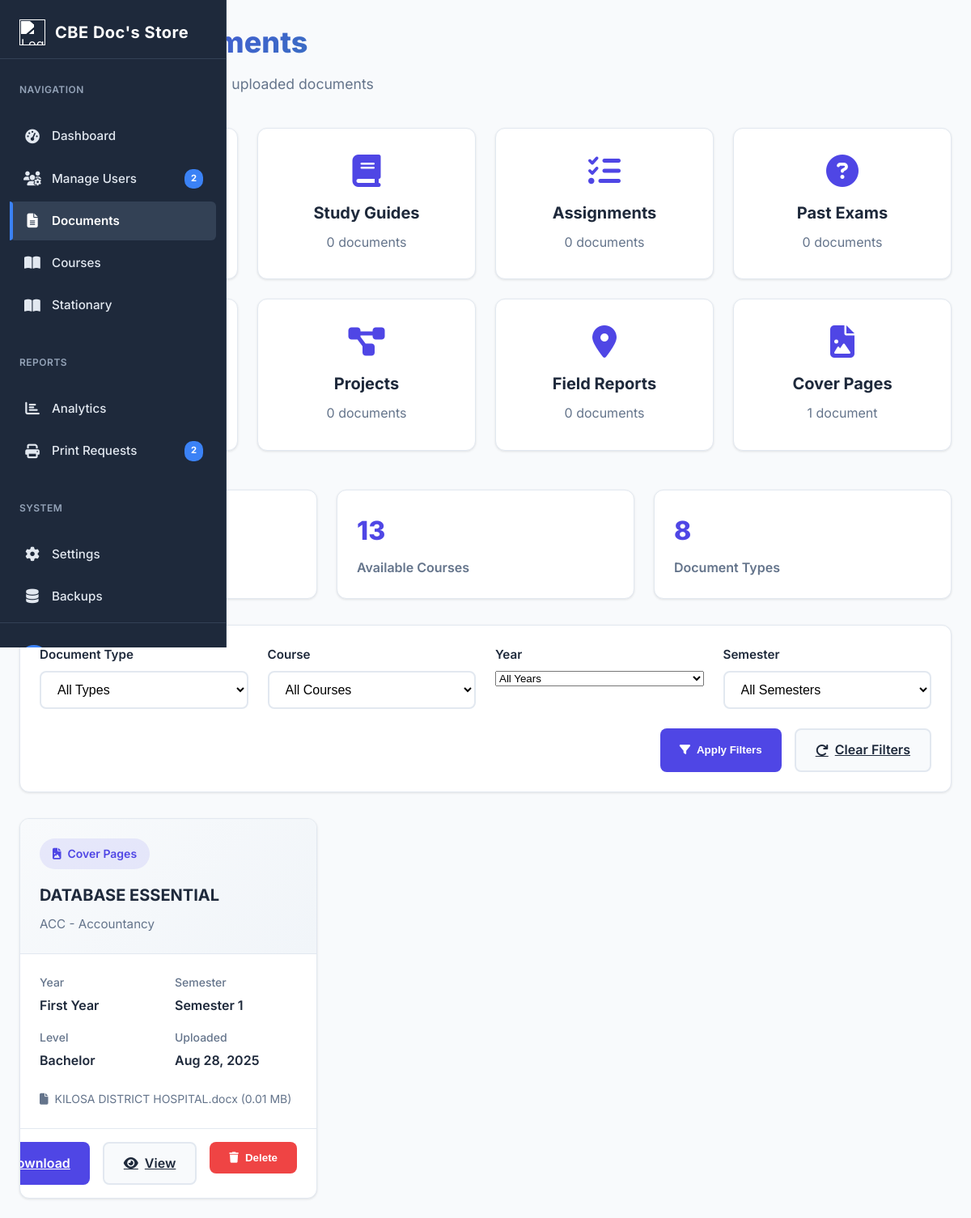
The app's page /admin/manage_documents.php, older data.
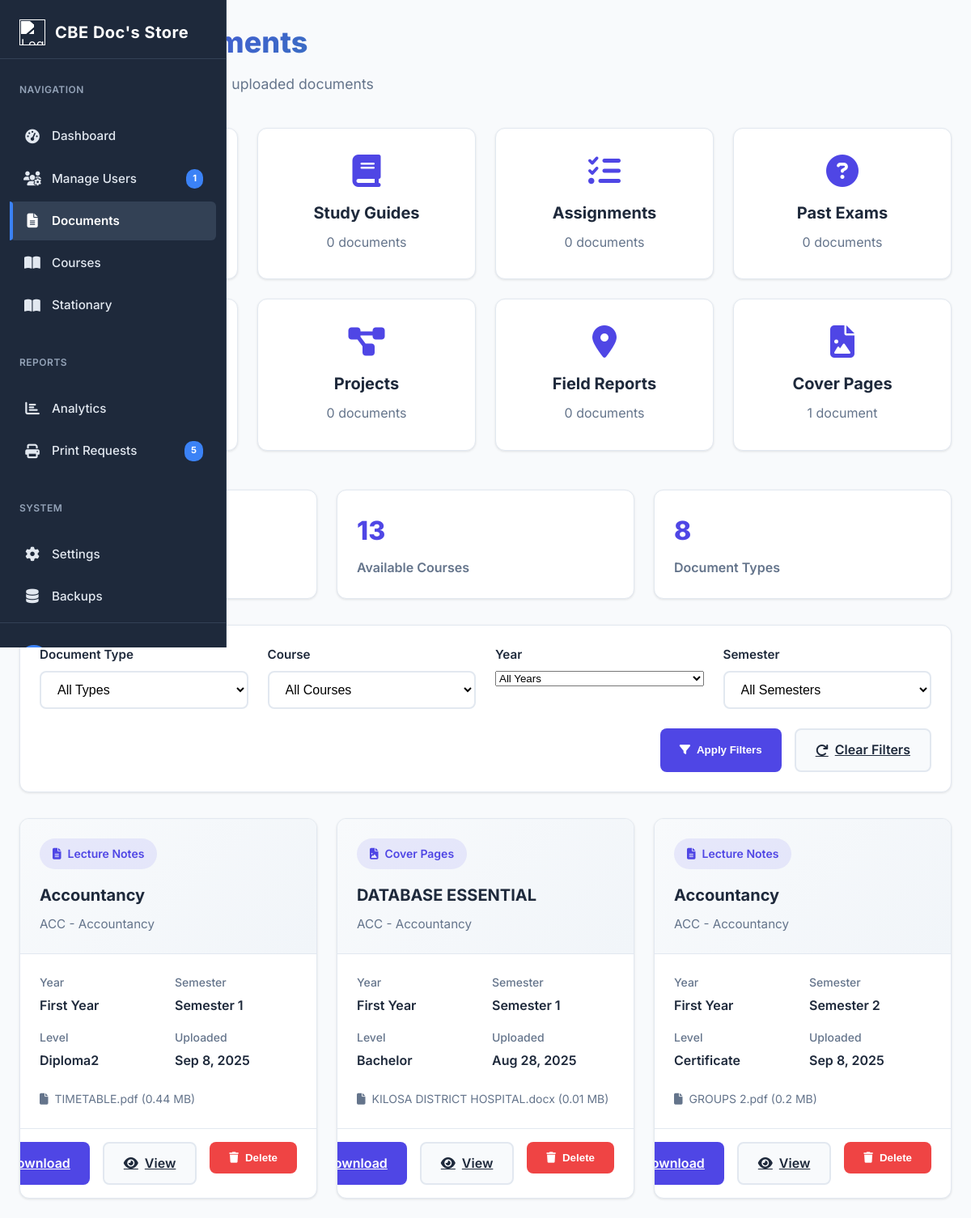
The same page, newer data.
### tables this page shows
CREATE TABLE `first_year_sem1_documents` (
  `doc_id` int(11) NOT NULL,
  `course_id` int(11) NOT NULL,
  `doc_type` varchar(50) NOT NULL,
  `title` varchar(255) NOT NULL,
  `description` text DEFAULT NULL,
  `file_path` varchar(255) NOT NULL,
  `file_name` varchar(255) NOT NULL,
  `file_size` int(11) NOT NULL,
  `file_type` varchar(20) NOT NULL,
  `level` varchar(20) NOT NULL,
  `uploaded_at` timestamp NULL DEFAULT current_timestamp(),
  `uploaded_by` int(11) DEFAULT NULL,
  `download_count` int(11) DEFAULT 0
);

CREATE TABLE `courses` (
  `course_id` int(11) NOT NULL,
  `course_code` varchar(10) NOT NULL,
  `course_name` varchar(100) NOT NULL,
  `description` text NOT NULL,
  `color_code` varchar(7) NOT NULL DEFAULT '#e74c3c',
  `created_at` datetime NOT NULL DEFAULT current_timestamp(),
  `updated_at` datetime NOT NULL DEFAULT current_timestamp() ON UPDATE current_timestamp()
);

CREATE TABLE `first_year_sem2_documents` (
  `doc_id` int(11) NOT NULL,
  `course_id` int(11) NOT NULL,
  `doc_type` varchar(50) NOT NULL,
  `title` varchar(255) NOT NULL,
  `description` text DEFAULT NULL,
  `file_path` varchar(255) NOT NULL,
  `file_name` varchar(255) NOT NULL,
  `file_size` int(11) NOT NULL,
  `file_type` varchar(20) NOT NULL,
  `level` varchar(20) NOT NULL,
  `uploaded_at` timestamp NULL DEFAULT current_timestamp(),
  `uploaded_by` int(11) DEFAULT NULL,
  `download_count` int(11) DEFAULT 0
);

### admin/manage_documents.php (the view, shortened to what the changed rows need)
<?php
include("../connection.php");
include("sidebar.php");
$doc_type = isset($_GET['type']) ? $_GET['type'] : '';
$valid_types = [
    'lecture_notes' => ['icon' => 'fa-file-alt', 'name' => 'Lecture Notes'],
    'study_guides' => ['icon' => 'fa-book', 'name' => 'Study Guides'],
    'assignments' => ['icon' => 'fa-tasks', 'name' => 'Assignments'],
    'past_exams' => ['icon' => 'fa-question-circle', 'name' => 'Past Exams'],
    'case_studies' => ['icon' => 'fa-chart-bar', 'name' => 'Case Studies'],
    'projects' => ['icon' => 'fa-project-diagram', 'name' => 'Projects'],
    'field' => ['icon' => 'fa-map-marker-alt', 'name' => 'Field Reports'],
    'cover_pages' => ['icon' => 'fa-file-image', 'name' => 'Cover Pages']
];
$all_documents = [];
$semester_tables = [];
$years = ['first', 'second', 'third', 'fourth'];
$semesters = ['1', '2'];
foreach ($years as $year_val) {
    foreach ($semesters as $semester_val) {
        $table_name = $year_val . '_year_sem' . $semester_val . '_documents';
        $semester_tables[] = $table_name;
    }
}
foreach ($semester_tables as $table) {
    $table_check = $conn->query("SHOW TABLES LIKE '$table'");
    if ($table_check->num_rows > 0) {
        $query = "SELECT d.*, '$table' as source_table,
                 c.course_code, c.course_name
                 FROM $table d
                 LEFT JOIN courses c ON d.course_id = c.course_id";
        $query .= " ORDER BY d.uploaded_at DESC";
        $stmt = $conn->prepare($query);
        if ($stmt) {
            $stmt->execute();
            $result = $stmt->get_result();
            if ($result->num_rows > 0) {
                while ($row = $result->fetch_assoc()) {
                    preg_match('/(.+)_year_sem(\d)/', $table, $matches);
                    if (count($matches) === 3) {
                        $row['year'] = $matches[1];
                        $row['semester'] = $matches[2];
                    }
                    $all_documents[] = $row;
                }
            }
        }
    }
}
?>
<!DOCTYPE html>
<html lang="en">
<head>
    <link rel="stylesheet" href="https://cdnjs.cloudflare.com/ajax/libs/font-awesome/6.4.0/css/all.min.css">
</head>
<body>
    <?php include('sidebar.php'); ?>
    <main class="main-content">
        <div class="page-header">
            <h1 class="page-title">Manage Documents</h1>
        </div>
        <div class="doc-types-grid">
            <?php foreach ($valid_types as $type_key => $type_info): ?>
                <a href="category_<?php echo $type_key; ?>.php" class="doc-type-card <?php echo $doc_type === $type_key ? 'active' : ''; ?>">
                    <i class="fas <?php echo $type_info['icon']; ?>"></i>
                    <h3><?php echo $type_info['name']; ?></h3>
                    <p>
                        <?php
                        $count = 0;
                        foreach ($all_documents as $doc) {
                            if ($doc['doc_type'] === $type_key) $count++;
                        }
                        echo $count . ' document' . ($count !== 1 ? 's' : '');
                        ?>
                    </p>
                </a>
            <?php endforeach; ?>
        </div>
        <div class="documents-grid">
            <?php if (empty($all_documents)): ?>
                <div class="no-documents">
                    <i class="fas fa-file-alt"></i>
                    <h3>No documents found</h3>
                    <p>Try adjusting your filters or upload new documents.</p>
                </div>
            <?php else: ?>
                <?php foreach ($all_documents as $document): ?>
                    <div class="document-card">
                        <div class="card-header">
                            <div class="doc-type-badge">
                                <i class="fas <?php echo $valid_types[$document['doc_type']]['icon']; ?>"></i>
                                <?php echo $valid_types[$document['doc_type']]['name']; ?>
                            </div>
                            <h3 class="card-title"><?php echo htmlspecialchars($document['title']); ?></h3>
                            <p class="card-subtitle">
                                <?php echo htmlspecialchars($document['course_code'] . ' - ' . $document['course_name']); ?>
                            </p>
                        </div>
                        <div class="card-body">
                            <div class="doc-meta">
                                <div class="meta-item">
                                    <span class="meta-label">Year</span>
                                    <span class="meta-value"><?php echo ucfirst($document['year']); ?> Year</span>
                                </div>
                                <div class="meta-item">
                                    <span class="meta-label">Semester</span>
                                    <span class="meta-value">Semester <?php echo $document['semester']; ?></span>
                                </div>
                                <div class="meta-item">
                                    <span class="meta-label">Level</span>
                                    <span class="meta-value"><?php echo ucfirst($document['level']); ?></span>
                                </div>
                                <div class="meta-item">
                                    <span class="meta-label">Uploaded</span>
                                    <span class="meta-value"><?php echo date('M j, Y', strtotime($document['uploaded_at'])); ?></span>
                                </div>
                            </div>
                            <div class="file-info">
                                <i class="fas fa-file"></i>
                                <?php echo htmlspecialchars($document['file_name']); ?>
                                (<?php echo round($document['file_size'] / 1024 / 1024, 2); ?> MB)
                            </div>
                        </div>
                        <div class="card-footer">
                            <a href="../admin/<?php echo htmlspecialchars($document['file_path']); ?>"
                               class="btn btn-primary" download>
                                <i class="fas fa-download"></i> Download
                            </a>
                            <a href="../admin/<?php echo htmlspecialchars($document['file_path']); ?>"
                               class="btn btn-secondary" target="_blank">
                                <i class="fas fa-eye"></i> View
                            </a>
                            <form method="POST" style="display: inline;">
                                <button type="submit" name="delete_document" class="btn btn-danger"
                                        onclick="return confirm('Are you sure you want to delete this document?')">
                                    <i class="fas fa-trash"></i> Delete
                                </button>
                            </form>
                        </div>
                    </div>
                <?php endforeach; ?>
            <?php endif; ?>
        </div>
    </main>
</body>
</html>

### admin/sidebar.php (shortened to what the changed rows need)
<?php
include("../connection.php");
$pending_print_count = 0;
$total_users_count = 0;
$pending_query = "SELECT COUNT(*) as count FROM print_jobs WHERE status = 'pending'";
$pending_result = $conn->query($pending_query);
if ($pending_result) {
    $pending_print_count = $pending_result->fetch_assoc()['count'];
}
$users_query = "SELECT COUNT(*) as count FROM users";
$users_result = $conn->query($users_query);
if ($users_result) {
    $total_users_count = $users_result->fetch_assoc()['count'];
}
?>
<div class="sidebar" id="sidebar">
    <ul class="sidebar-menu">
        <li>
            <a href="manage_users.php" class="<?php echo basename($_SERVER['PHP_SELF']) == 'manage_users.php' ? 'active' : '' ?>">
                <i class="fas fa-users-cog"></i>
                <span>Manage Users</span>
                <span class="badge"><?php echo $total_users_count; ?></span>
            </a>
        </li>
    </ul>
    <ul class="sidebar-menu">
        <li>
            <a href="print_requests.php" class="<?php echo basename($_SERVER['PHP_SELF']) == 'print_requests.php' ? 'active' : '' ?>">
                <i class="fas fa-print"></i>
                <span>Print Requests</span>
                <span class="badge"><?php echo $pending_print_count; ?></span>
            </a>
        </li>
    </ul>
</div>

Row changes from the older to the newer data that the page shows:
added first_year_sem1_documents: doc_type "Lecture Notes", title "Accountancy", course.course_name "ACC - Accountancy", year "First", course "1", level "Diploma2", uploaded_at "Sep 8, 2025", file_name "TIMETABLE.pdf", $document['file_size']/1024/1024 "0.44"
added first_year_sem2_documents: doc_type "Lecture Notes", title "Accountancy", course.course_name "ACC - Accountancy", year "First", semester "2", level "Certificate", uploaded_at "Sep 8, 2025", file_name "GROUPS 2.pdf", $document['file_size']/1024/1024 "0.2"
Text that changed along with them:
$total_users_count: "2" → "1"
$pending_print_count: "2" → "5"
